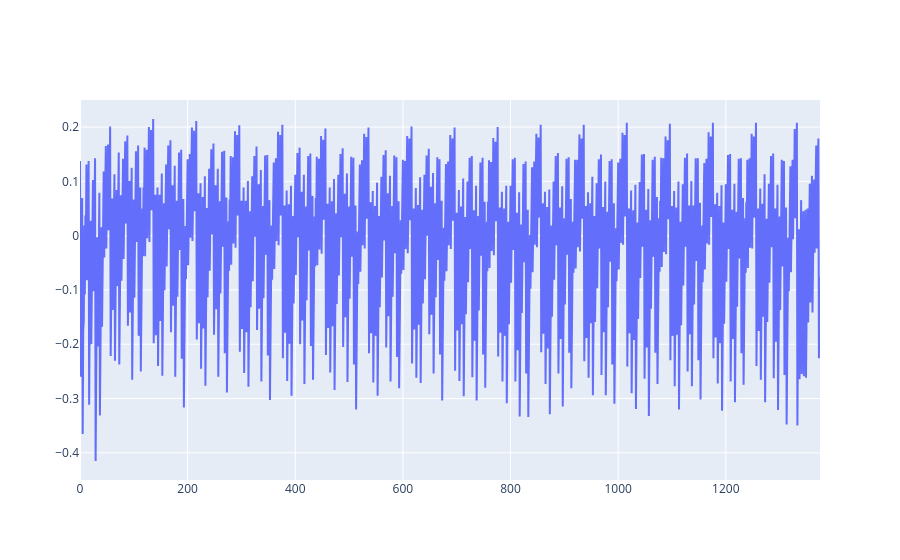

The notebook cell saved with this chart:
### Code cell
data = capture_device.capture(
    number_of_traces=1,
    input=lambda _: 16 * [0]
)

fig = pgo.Figure()
fig.add_trace(pgo.Scatter(y=data["trace"][0]))
fig.show()

### Figure 1 — Plotly figure (JSON) as saved in the notebook; plotly's stock layout.template omitted (floating-point values rounded to 4 significant figures; data arrays with more than 128 entries replaced by an {"elided": "..."} marker saying what was removed)
{"data": [{"type": "scatter", "y": {"elided": "1376 float values"}}], "layout": {}}
